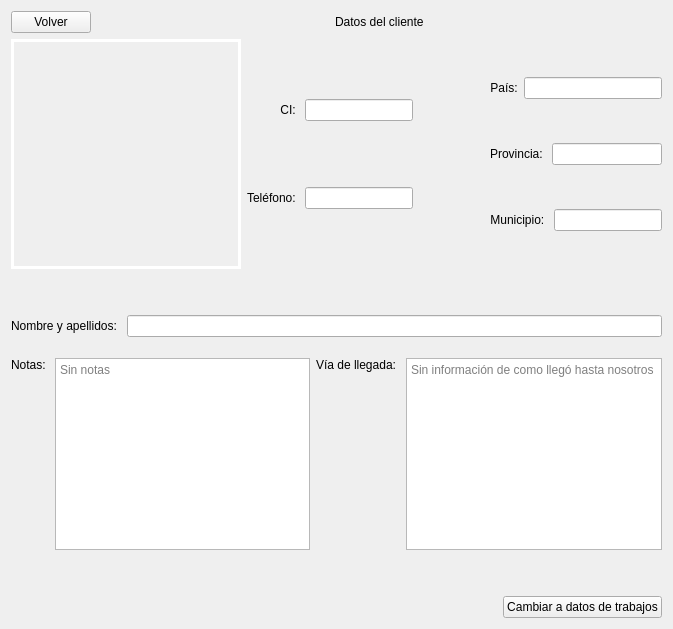
<?xml version="1.0" encoding="UTF-8"?>
<ui version="4.0">
 <class>showClient</class>
 <widget class="QWidget" name="showClient">
  <property name="geometry">
   <rect>
    <x>0</x>
    <y>0</y>
    <width>673</width>
    <height>629</height>
   </rect>
  </property>
  <property name="windowTitle">
   <string>Form</string>
  </property>
  <layout class="QVBoxLayout" name="verticalLayout_3">
   <item>
    <layout class="QHBoxLayout" name="horizontalLayout_5">
     <item>
      <widget class="QPushButton" name="bt_volver_show">
       <property name="cursor">
        <cursorShape>PointingHandCursor</cursorShape>
       </property>
       <property name="text">
        <string>Volver</string>
       </property>
       <property name="icon">
        <iconset>
         <normaloff>images/back-arrow.svg</normaloff>images/back-arrow.svg</iconset>
       </property>
       <property name="iconSize">
        <size>
         <width>32</width>
         <height>32</height>
        </size>
       </property>
      </widget>
     </item>
     <item>
      <spacer name="horizontalSpacer">
       <property name="orientation">
        <enum>Qt::Horizontal</enum>
       </property>
       <property name="sizeHint" stdset="0">
        <size>
         <width>40</width>
         <height>20</height>
        </size>
       </property>
      </spacer>
     </item>
     <item>
      <widget class="QLabel" name="label_3">
       <property name="text">
        <string>Datos del cliente</string>
       </property>
      </widget>
     </item>
     <item>
      <spacer name="horizontalSpacer_2">
       <property name="orientation">
        <enum>Qt::Horizontal</enum>
       </property>
       <property name="sizeHint" stdset="0">
        <size>
         <width>40</width>
         <height>20</height>
        </size>
       </property>
      </spacer>
     </item>
    </layout>
   </item>
   <item>
    <layout class="QHBoxLayout" name="horizontalLayout_13">
     <item>
      <widget class="QLabel" name="lb_pic_client_show">
       <property name="minimumSize">
        <size>
         <width>230</width>
         <height>230</height>
        </size>
       </property>
       <property name="maximumSize">
        <size>
         <width>16777215</width>
         <height>16777215</height>
        </size>
       </property>
       <property name="styleSheet">
        <string notr="true">border: 3px solid white</string>
       </property>
       <property name="text">
        <string/>
       </property>
       <property name="scaledContents">
        <bool>true</bool>
       </property>
      </widget>
     </item>
     <item>
      <layout class="QHBoxLayout" name="horizontalLayout_3">
       <item>
        <layout class="QVBoxLayout" name="verticalLayout">
         <item>
          <layout class="QHBoxLayout" name="horizontalLayout_2" stretch="1,0">
           <item>
            <widget class="QLabel" name="label">
             <property name="text">
              <string>CI: </string>
             </property>
             <property name="alignment">
              <set>Qt::AlignRight|Qt::AlignTrailing|Qt::AlignVCenter</set>
             </property>
            </widget>
           </item>
           <item>
            <widget class="QLineEdit" name="le_ci_show">
             <property name="readOnly">
              <bool>true</bool>
             </property>
            </widget>
           </item>
          </layout>
         </item>
         <item>
          <layout class="QHBoxLayout" name="horizontalLayout_4" stretch="1,0">
           <item>
            <widget class="QLabel" name="label_4">
             <property name="text">
              <string>Teléfono: </string>
             </property>
             <property name="alignment">
              <set>Qt::AlignRight|Qt::AlignTrailing|Qt::AlignVCenter</set>
             </property>
            </widget>
           </item>
           <item>
            <widget class="QLineEdit" name="le_phone_show">
             <property name="readOnly">
              <bool>true</bool>
             </property>
            </widget>
           </item>
          </layout>
         </item>
        </layout>
       </item>
       <item>
        <spacer name="horizontalSpacer_5">
         <property name="orientation">
          <enum>Qt::Horizontal</enum>
         </property>
         <property name="sizeHint" stdset="0">
          <size>
           <width>40</width>
           <height>20</height>
          </size>
         </property>
        </spacer>
       </item>
       <item>
        <layout class="QVBoxLayout" name="verticalLayout_2">
         <item>
          <layout class="QHBoxLayout" name="horizontalLayout_6">
           <item>
            <widget class="QLabel" name="label_5">
             <property name="text">
              <string>País:</string>
             </property>
             <property name="alignment">
              <set>Qt::AlignCenter</set>
             </property>
            </widget>
           </item>
           <item>
            <widget class="QLineEdit" name="le_pais_show">
             <property name="readOnly">
              <bool>true</bool>
             </property>
            </widget>
           </item>
          </layout>
         </item>
         <item>
          <layout class="QHBoxLayout" name="horizontalLayout_11">
           <item>
            <widget class="QLabel" name="label_6">
             <property name="text">
              <string>Provincia: </string>
             </property>
             <property name="alignment">
              <set>Qt::AlignCenter</set>
             </property>
            </widget>
           </item>
           <item>
            <widget class="QLineEdit" name="le_provincia_show">
             <property name="readOnly">
              <bool>true</bool>
             </property>
            </widget>
           </item>
          </layout>
         </item>
         <item>
          <layout class="QHBoxLayout" name="horizontalLayout_12">
           <item>
            <widget class="QLabel" name="label_8">
             <property name="text">
              <string>Municipio: </string>
             </property>
             <property name="alignment">
              <set>Qt::AlignCenter</set>
             </property>
            </widget>
           </item>
           <item>
            <widget class="QLineEdit" name="le_municipio_show">
             <property name="readOnly">
              <bool>true</bool>
             </property>
            </widget>
           </item>
          </layout>
         </item>
        </layout>
       </item>
      </layout>
     </item>
    </layout>
   </item>
   <item>
    <spacer name="verticalSpacer_3">
     <property name="orientation">
      <enum>Qt::Vertical</enum>
     </property>
     <property name="sizeHint" stdset="0">
      <size>
       <width>20</width>
       <height>40</height>
      </size>
     </property>
    </spacer>
   </item>
   <item>
    <layout class="QHBoxLayout" name="horizontalLayout" stretch="1,8">
     <item>
      <widget class="QLabel" name="label_2">
       <property name="text">
        <string>Nombre y apellidos: </string>
       </property>
       <property name="alignment">
        <set>Qt::AlignLeading|Qt::AlignLeft|Qt::AlignVCenter</set>
       </property>
      </widget>
     </item>
     <item>
      <widget class="QLineEdit" name="le_full_name_show">
       <property name="readOnly">
        <bool>true</bool>
       </property>
      </widget>
     </item>
    </layout>
   </item>
   <item>
    <spacer name="verticalSpacer">
     <property name="orientation">
      <enum>Qt::Vertical</enum>
     </property>
     <property name="sizeHint" stdset="0">
      <size>
       <width>20</width>
       <height>14</height>
      </size>
     </property>
    </spacer>
   </item>
   <item>
    <layout class="QHBoxLayout" name="horizontalLayout_10">
     <item>
      <layout class="QHBoxLayout" name="horizontalLayout_7" stretch="1,8">
       <item>
        <widget class="QLabel" name="label_7">
         <property name="text">
          <string>Notas: </string>
         </property>
         <property name="alignment">
          <set>Qt::AlignLeading|Qt::AlignLeft|Qt::AlignTop</set>
         </property>
        </widget>
       </item>
       <item>
        <widget class="QTextEdit" name="txted_notas_show">
         <property name="readOnly">
          <bool>true</bool>
         </property>
         <property name="placeholderText">
          <string>Sin notas</string>
         </property>
        </widget>
       </item>
      </layout>
     </item>
     <item>
      <layout class="QHBoxLayout" name="horizontalLayout_8" stretch="1,8">
       <item>
        <widget class="QLabel" name="label_9">
         <property name="text">
          <string>Vía de llegada: </string>
         </property>
         <property name="alignment">
          <set>Qt::AlignLeading|Qt::AlignLeft|Qt::AlignTop</set>
         </property>
        </widget>
       </item>
       <item>
        <widget class="QTextEdit" name="txted_alcance_show">
         <property name="readOnly">
          <bool>true</bool>
         </property>
         <property name="placeholderText">
          <string>Sin información de como llegó hasta nosotros</string>
         </property>
        </widget>
       </item>
      </layout>
     </item>
    </layout>
   </item>
   <item>
    <spacer name="verticalSpacer_2">
     <property name="orientation">
      <enum>Qt::Vertical</enum>
     </property>
     <property name="sizeHint" stdset="0">
      <size>
       <width>20</width>
       <height>40</height>
      </size>
     </property>
    </spacer>
   </item>
   <item>
    <layout class="QHBoxLayout" name="horizontalLayout_9">
     <item>
      <spacer name="horizontalSpacer_3">
       <property name="orientation">
        <enum>Qt::Horizontal</enum>
       </property>
       <property name="sizeHint" stdset="0">
        <size>
         <width>40</width>
         <height>20</height>
        </size>
       </property>
      </spacer>
     </item>
     <item>
      <widget class="QPushButton" name="bt_change_view_show">
       <property name="cursor">
        <cursorShape>PointingHandCursor</cursorShape>
       </property>
       <property name="text">
        <string>Cambiar a datos de trabajos</string>
       </property>
      </widget>
     </item>
    </layout>
   </item>
  </layout>
 </widget>
 <resources/>
 <connections/>
</ui>
